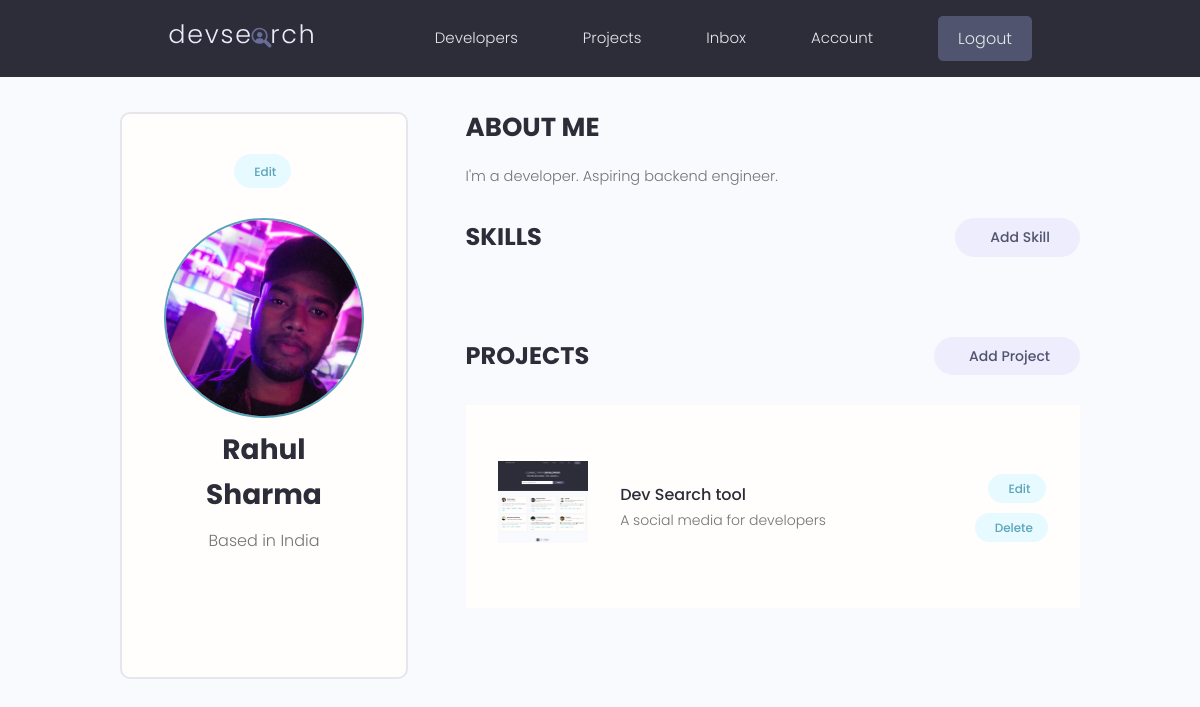
/account/ (signed in), run on an earlier commit of the app's database.
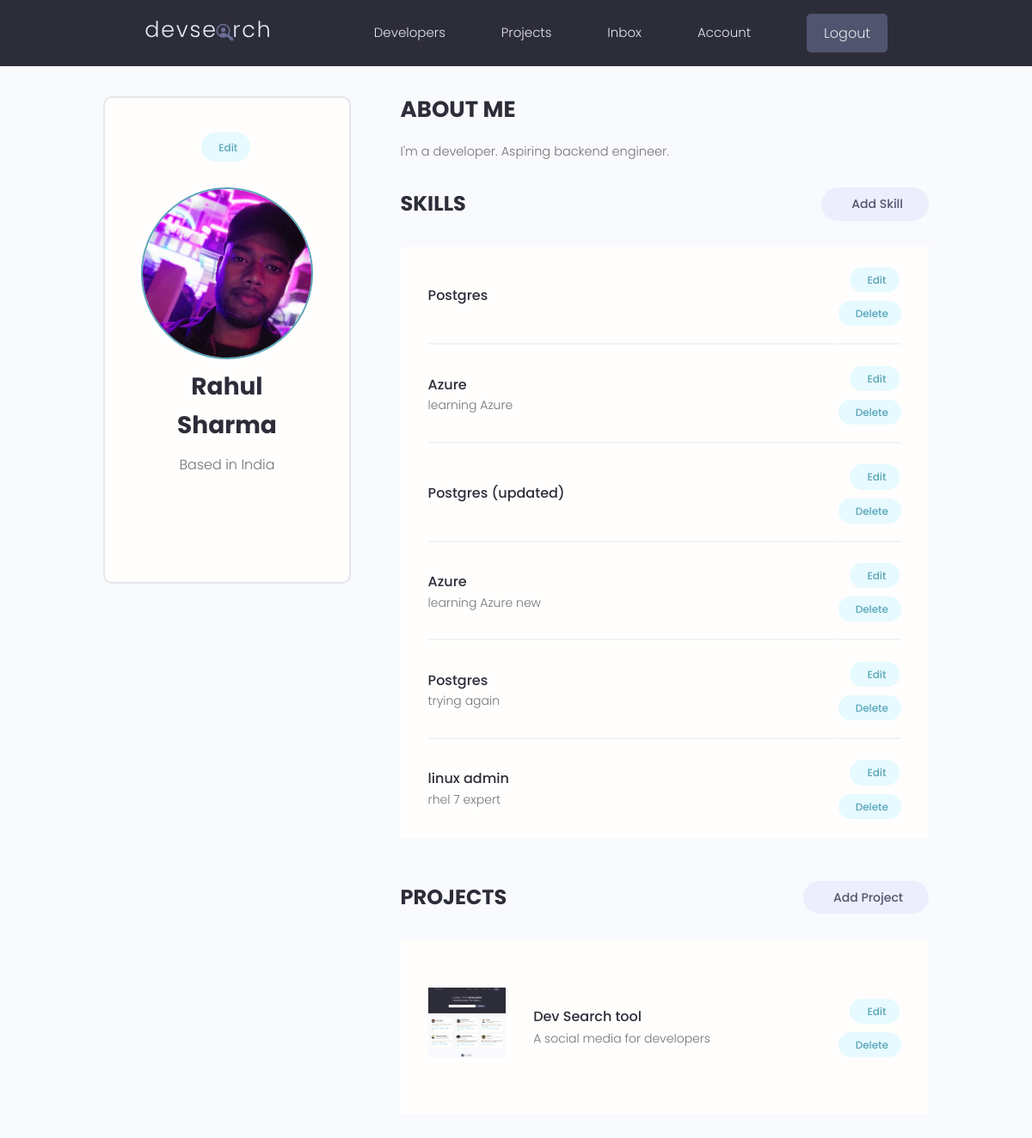
And on a later commit of the database.
### users/models.py (models this page shows, shortened)
class Profile(models.Model):
    user = models.OneToOneField(
        User, on_delete=models.CASCADE, null=True, blank=True)
    name = models.CharField(max_length=200, blank=True, null=True)
    email = models.EmailField(max_length=500, blank=True, null=True)
    username = models.CharField(max_length=200, blank=True, null=True)
    location = models.CharField(max_length=200, blank=True, null=True)
    short_intro = models.CharField(max_length=200, blank=True, null=True)
    bio = models.TextField(blank=True, null=True)
    profile_image = models.ImageField(
        null=True, blank=True, upload_to='profiles/', default="profiles/user-default.png")
    social_github = models.CharField(max_length=200, blank=True, null=True)
    social_twitter = models.CharField(max_length=200, blank=True, null=True)
    social_linkedin = models.CharField(max_length=200, blank=True, null=True)
    social_youtube = models.CharField(max_length=200, blank=True, null=True)
    social_website = models.CharField(max_length=200, blank=True, null=True)
    created = models.DateTimeField(auto_now_add=True)
    id = models.UUIDField(default=uuid.uuid4, unique=True,
                          primary_key=True, editable=False)

class Skill(models.Model):
    owner = models.ForeignKey(
        Profile, on_delete=models.CASCADE, null=True, blank=True)
    name = models.CharField(max_length=200, blank=True, null=True)
    description = models.TextField(null=True, blank=True)
    created = models.DateTimeField(auto_now_add=True)
    id = models.UUIDField(default=uuid.uuid4, unique=True,
                          primary_key=True, editable=False)

### projects/models.py (models this page shows, shortened)
class Project(models.Model):
    owner = models.ForeignKey(
        Profile, null=True, blank=True, on_delete=models.CASCADE)
    title = models.CharField(max_length = 200)
    description = models.TextField(null = True, blank = True)
    featured_image = models.ImageField(null = True, blank = True, default = 'default.jpg')
    demo_link = models.CharField(max_length = 2000, null = True, blank = True)
    source_link = models.CharField(max_length = 2000, null = True, blank = True)
    tags = models.ManyToManyField('Tag', blank = True)
    vote_total = models.IntegerField(default = 0, null = True, blank = True)
    vote_ratio = models.IntegerField(default = 0, null = True, blank = True)
    created = models.DateTimeField(auto_now_add = True)
    id = models.UUIDField(default = uuid.uuid4, unique = True, primary_key = True, editable = False)

### users/views.py (the view)
# urls.py: path('account/', views.userAccount, name="account"),
@login_required(login_url='login')
def userAccount(request):
    profile = request.user.profile
    skills = profile.skill_set.all()
    projects = profile.project_set.all()
    context = {'profile': profile, 'skills': skills, 'projects': projects}
    return render(request, 'users/account.html', context)

### users/templates/users/account.html (shortened to what this page needs)
{% extends 'main.html' %}
{% block content %}
<main class="settingsPage profile my-md">
  <div class="container">
    <div class="layout">
      <div class="column column--1of3">
        <div class="card text-center">
          <div class="card__body dev">
            <a class="tag tag--pill tag--main settings__btn" href="{% url 'edit-account' %}">
              Edit</a>
            <img class="avatar avatar--xl dev__avatar" src="{{profile.profile_image.url}}" />
            <h2 class="dev__name">{{profile.name}}</h2>
            <p class="dev__location">Based in {{profile.location}}</p>
            <ul class="dev__social">
            </ul>
          </div>
        </div>
      </div>
      <div class="column column--2of3">
        <div class="devInfo">
          <h3 class="devInfo__title">About Me</h3>
          <p class="devInfo__about">{{profile.bio}}</p>
        </div>
        <div class="settings">
          <h3 class="settings__title">Skills</h3>
          <a class="tag tag--pill tag--sub settings__btn tag--lg" href="{% url 'create-skill' %}"> Add Skill</a>
        </div>
        <table class="settings__table">
          {% for skill in skills %}
          <tr>
            <td class="settings__tableInfo">
              <h4>{{skill.name}}</h4>
              <p>
                {{skill.description}}
              </p>
            </td>
            <td class="settings__tableActions">
              <a class="tag tag--pill tag--main settings__btn" href="{% url 'update-skill' skill.id %}"> Edit</a>
              <a class="tag tag--pill tag--main settings__btn" href="{% url 'delete-skill' skill.id %}?next=/account">
                Delete</a>
            </td>
          </tr>
          {% endfor %}
        </table>
        <div class="settings">
          <h3 class="settings__title">Projects</h3>
          <a class="tag tag--pill tag--sub settings__btn tag--lg" href="{% url 'create-project' %}"> Add Project</a>
        </div>
        <table class="settings__table">
          {% for project in projects %}
          <tr>
            <td class="settings__thumbnail">
              <a href="{% url 'project' project.id %}"><img src="{{project.featured_image.url}}" alt="Project Thumbnail" /></a>
            </td>
            <td class="settings__tableInfo">
              <a href="{% url 'project' project.id %}">{{project.title}}</a>
              <p>{{project.description|slice:"150"}}</p>
            </td>
            <td class="settings__tableActions">
              <a class="tag tag--pill tag--main settings__btn" href="{% url 'update-project' project.id %}"> Edit</a>
              <a class="tag tag--pill tag--main settings__btn"
                href="{% url 'delete-project'  project.id %}?next=/account">
                Delete</a>
            </td>
          </tr>
          {% endfor %}
        </table>
      </div>
    </div>
  </div>
</main>
{% endblock %}

### templates/main.html (shortened to what this page needs)
<!DOCTYPE html>
{% load static %}
<html>
  <head>
    <link
      rel="stylesheet"
      href="https://cdn.iconmonstr.com/1.3.0/css/iconmonstr-iconic-font.min.css"
    />
    <link rel="stylesheet" href="{% static 'uikit/styles/uikit.css' %}" />
    <link rel="stylesheet" href="{% static 'styles/app.css' %}" />
  </head>
  <body>
    {% include 'navbar.html' %}
    {% block content %}
    {% endblock content %}
  </body>
</html>

### templates/navbar.html (shortened to what this page needs)
{% load static %}
<header class="header">
    <div class="container container--narrow">
      <a href="{% url 'profiles' %}" class="header__logo">
        <img src="{% static 'images/logo.svg' %}" alt="DevSearch Logo" />
      </a>
      <nav class="header__nav">
        <ul class="header__menu">
          <li class="header__menuItem"><a href="{% url 'profiles' %}">Developers</a></li>
          <li class="header__menuItem"><a href="{% url 'projects' %}">Projects</a></li>
          <li class="header__menuItem"><a href="">Inbox</a></li>
          {% if request.user.is_authenticated %}
          <li class="header__menuItem"><a href="{% url 'account' %}">Account</a></li>
          <li class="header__menuItem"><a href="{% url 'logout' %}" class="btn btn--sub">Logout</a></li>
          {% else %}
          <li class="header__menuItem"><a href="{% url 'login' %}" class="btn btn--sub">Login/Sign Up</a></li>
          {% endif %}
        </ul>
      </nav>
    </div>
  </header>

### static/styles/app.css (style rules this page uses)
:root { --color-sub: #2d2d39; }
.btn--sub { background-color: var(--color-sub-light); }
.card { border: 2px solid var(--color-light); }
img { width: 100%; }
.header { position: sticky; z-index: 111; background-color: var(--color-sub); padding: 1.5rem 0; }
.header > .container { display: flex; justify-content: space-between; align-items: center; }
.header__logo > img { height: 3.8rem; }
.header__nav > ul { display: inline-flex; align-items: center; list-style: none; gap: 6.5rem; }
.header__menuItem > a { color: var(--color-light); font-weight: 300; }
.profile .card > .dev { padding: 4rem; }
.dev__avatar { display: block; margin: auto; }
.dev__name { color: var(--color-sub); font-size: 2.8rem; font-weight: 700; margin-top: 1rem; margin-bottom: 0.5rem; }
.dev__location { margin-top: 1rem; }
.dev__social { margin: 3rem 0; list-style: none; display: flex; justify-content: center; gap: 1.5rem; }
.devInfo { margin-bottom: 3rem; }
.devInfo__title, .devInfo__subtitle { font-size: 2.6rem; color: var(--color-sub); text-transform: uppercase; font-weight: 700; margin-bottom: 1.5rem; }
.devInfo__about, .devSkill__info { font-size: 1.45rem; line-height: 1.7; text-align: justify; }
.settingsPage .dev > .settings__btn { display: inline-block; margin-bottom: 3rem; }
.settings { display: flex; justify-content: space-between; align-items: center; }
.settings__title { font-size: 2.4rem; text-transform: uppercase; font-weight: 700; color: var(--color-sub); }
.settings__table { margin-top: 3rem; margin-bottom: 5rem; padding: 0 3rem; background: var(--color-white); }
.settings__table tr { width: 100%; }
.settings__table tr > td { padding: 2rem 0; }
.settings__table tr:not(:last-child) td { border-bottom: 2px solid var(--color-white-light); }
.settings__thumbnail { width: 23%; min-width: 10rem; }
.settings__thumbnail img { padding-right: 3rem; height: 15rem; object-fit: contain; }
.settings__tableInfo { width: 100%; }
.settings__tableInfo h4, .settings__tableInfo a { padding-right: 1rem; width: auto; font-size: 1.6rem; font-weight: 500; color: var(--color-sub); }
.settings__tableInfo p { font-size: 1.4rem; }
.settings__tableActions { text-align: right; }

### static/uikit/styles/modules/_variables.css (style rules this page uses)
:root { --color-main: #5aa5b9; --color-main-light: #e6faff; --color-sub: #3f4156; --color-sub-light: #51546e; --color-sub-lighter: #ededfd; --color-text: #737373; --color-gray: #8b8b8b; --color-light: #e5e7eb; --color-light-gray: #767676; --color-bg: #f8fafd; --color-white: #fffefd; --color-white-light: #f3f3f3; --color-success: #359e64; --color-success-bg: #def8e8; --color-error: #fc4b0b; --color-error-bg: #fff2ee; --font-base: 'Poppins', arial, helvetica, 'Segoe UI', roboto, ubuntu, sans-serif; --font-monospace: 'Fira Code', 'Courier New', courier, monospace; --font-regular: 300; --font-medium: 500; --font-bold: 700; --generic-shadow: 1px 1px 5px #00000010; --generic-transition: all 0.3s ease-in-out; }

### static/uikit/styles/modules/_base.css (style rules this page uses)
* { margin: 0; padding: 0; box-sizing: border-box; text-rendering: optimizeLegibility; color: inherit; font-size: inherit; }
html { font-size: 50%; }
@media only screen and (min-width: 480px) { html { font-size: 56.25%; } }
@media only screen and (min-width: 1200px) { html { font-size: 62.5%; } }
body { line-height: 1.6; font-weight: 400; font-size: 1.5rem; color: var(--color-text); background-color: var(--color-bg); min-height: 100vh; }

### static/uikit/styles/modules/_typography.css (style rules this page uses)
* { font-family: var(--font-base); }
h2 { font-size: 3.6rem; font-weight: var(--font-bold); }
h3 { font-size: 3.2rem; font-weight: var(--font-medium); }
h4 { font-size: 2.8rem; font-weight: var(--font-medium); }
p, span, strong { font-size: 1.6rem; color: var(--color-text); font-weight: var(--font-regular); }
a { padding-bottom: 2px; text-decoration: none; display: inline-block; color: var(--color-main); font-weight: var(--font-medium); }

### static/uikit/styles/modules/_utilities.css (style rules this page uses)
.container { width: 92%; max-width: 165rem; margin: 0 auto; box-sizing: border-box; }
.container--narrow { width: 92%; max-width: 120rem; }
@media screen and (min-width: 1000px) { .container { width: 90%; } }
@media screen and (min-width: 1000px) { .container--narrow { width: 85%; } }
@media screen and (min-width: 1200px) { .container { width: 80%; } }
@media screen and (min-width: 1200px) { .container--narrow { width: 72%; } }
.text-center { text-align: center; }
.my-md { margin: 3rem auto; }

### static/uikit/styles/modules/_avatar.css (style rules this page uses)
.avatar { border-radius: 50%; border: 2px solid var(--color-main); object-fit: cover; }
.avatar--xl { height: 20rem; width: 20rem; }

What changed in the data, as far as the page shows it:
added Skill: name "Postgres"
added Skill: name "Azure", description "learning Azure"
added Skill: name "Postgres (updated)"
added Skill: name "Azure", description "learning Azure new"
added Skill: name "Postgres", description "trying again"
added Skill: name "linux admin", description "rhel 7 expert"
